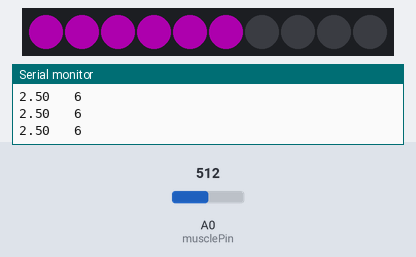
A sketch run on a simulated Arduino Uno, built with avr-gcc and run on an emulated ATmega328P. Parts: 10 RGB LEDs in strip order, left to right, the last lines printed to the serial monitor. Inputs (shaded band) come from the test bench; at power-on: A0 (musclePin) = 512. Dim RGB values are drawn brighter than linear.

Above: at 1.2 s.
1.3 s: A0 (musclePin) set to 598
2.8 s: A0 (musclePin) set to 629
At 3.5 s:
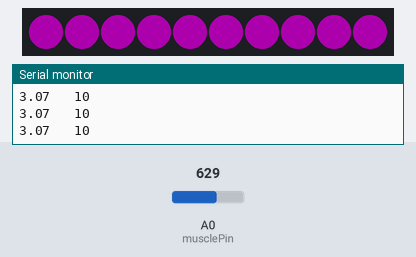
4.3 s: A0 (musclePin) set to 122
At 4.7 s:
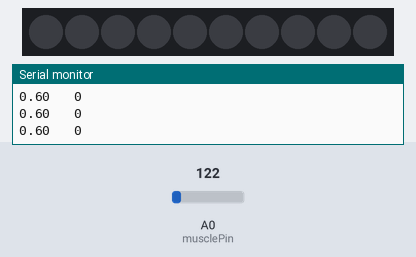
5.8 s: A0 (musclePin) set to 192
7.3 s: A0 (musclePin) set to 220
At 7.8 s:
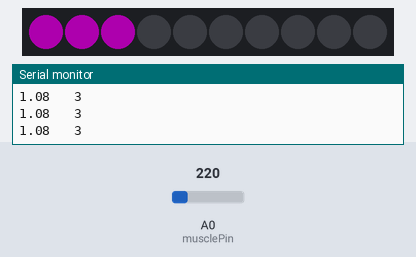
8.8 s: A0 (musclePin) set to 716
At 9.2 s:
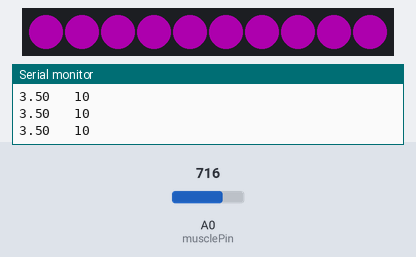
Timing chart, 0 to 11.3 s (numbered marks = the images above; inputs shaded):
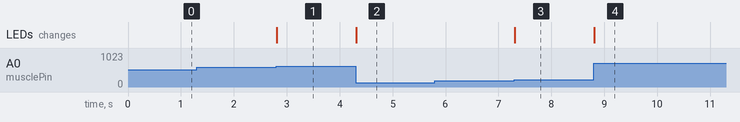

Measured:
- the behaviour switches between 613 and 614 on A0 (musclePin) (found by bisection; images 0 and 1)
- the behaviour switches between 204 and 205 on A0 (musclePin) (found by bisection; images 2 and 3)
- after the input at 2.8 s, the LEDs: change at once (image 1)
- after the input at 4.3 s, the LEDs: change at once (image 2)
- after the input at 7.3 s, the LEDs: change at once (image 3)
- after the input at 8.8 s, the LEDs: change at once (image 4)

The sketch:

Muscle_Neopixel.ino
```cpp
#include <Adafruit_NeoPixel.h> // Inclduing the NeoPixel library to set up the strip of LEDs.

int musclePin = A0; // Referencing the analogue pin on the Arduino that holds the Muscle Sensor.
int neoPin = 6; // Referencing the digital pin on the Arduino that holds the Neopixel strip.

const int NUMPIXELS = 10; // Telling the arduino how many 'pixels' are on the strip attached to it.
Adafruit_NeoPixel strip = Adafruit_NeoPixel(NUMPIXELS, neoPin, NEO_GRB + NEO_KHZ800); // Constructing the neopixel strip object.

// Runs at the beginning of the 'sketch' (program). And only runs once, initially.
void setup() {

  // Opens a connection to the Serial Port of the Arduino, to communicate with it.
  Serial.begin(9600);

  strip.begin();
  for (int i = 0; i < NUMPIXELS; i++) {
    strip.setPixelColor(i, strip.Color(0, 0, 0));
  }
  strip.setBrightness(50);
  strip.show();
}

void loop() {
  uint32_t magenta = strip.Color(255, 0, 255); // A special integer that is for storing colours. This is storing the colour Magenta in rgb values (R = 255, G = 0 , B = 255).

  /*
   * 1) Read the input on analog pin 0, which is the muscle flex sensor.
   * 2) Convert the analog reading (which goes from 0 - 1023) to a voltage (0 - 5V)
   * 3) Print out the value you read.
  */
  int sensorValue = analogRead(musclePin);
  float muscleLevel = sensorValue * (5.0 / 1023.0);
  Serial.print(muscleLevel);

  int neoValue = map( muscleLevel, 0, 3, 0, 10 ); // Mapping the values read from the Muscle Sensor (refactoring the range so that it is easier to convert) to the number of pixels on the Neopixel strip.
  Serial.print("   ");
  Serial.println(neoValue); // Printing out the mapped neoValue.

  strip.clear(); // On the start of every time the program executes, clear all of the lit LEDs.
  if (neoValue == 0) { // If there is no muscle contraction (no sensor reading).
    strip.clear(); // Ensure that all of the LEDs are still cleared
  } else {
    strip.fill(magenta, 0, neoValue); // Filling a range of the pixels on the string with the colour magenta, based on the muscle contraction.
  }

  strip.show(); // Update the strip to show the lit pixels.

  delay(20); // Add a small delay to prevent overload.

}
```
